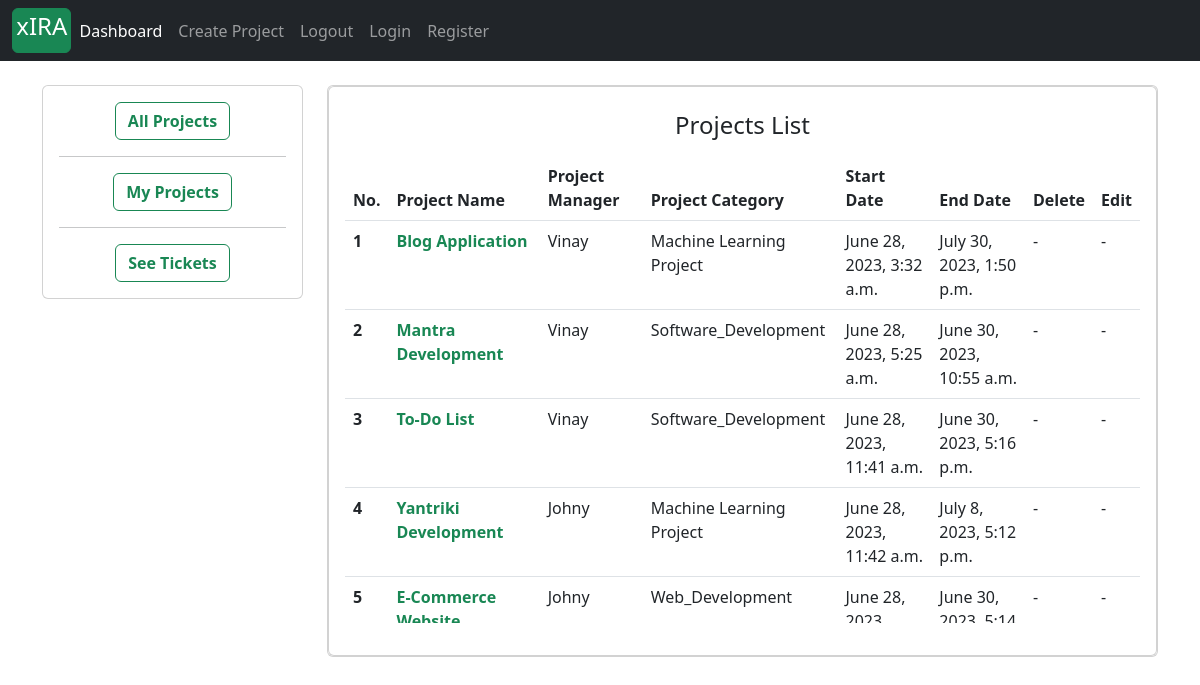
The page /dashboard/ on the database as committed earlier.
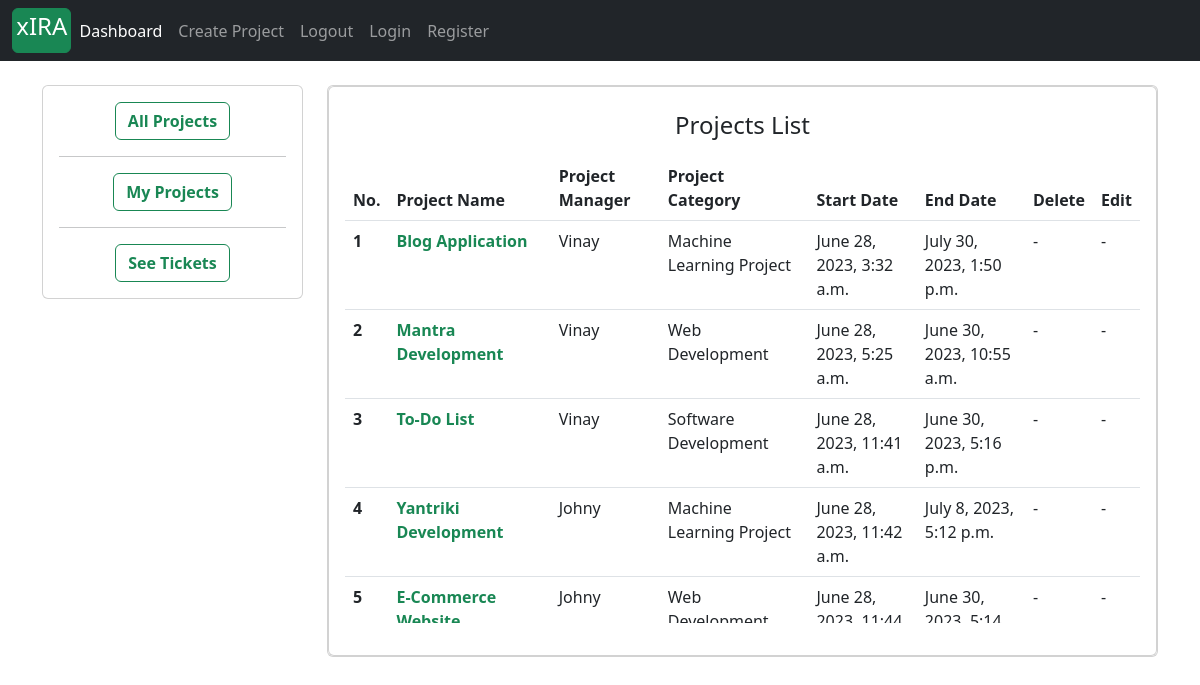
The same page on the database as committed later.
### projects/models.py (models this page shows, shortened)
class Project(models.Model):
    project_name         = models.CharField(max_length=30)
    project_description  = models.TextField(max_length=600, blank=True)
    project_category     = models.CharField(max_length=30, choices=choices)
    project_manager      =  models.ForeignKey(ProjectManager, on_delete=models.SET_NULL, null=True)
    assignees            =  models.ManyToManyField(Account)
    start_date           = models.DateTimeField(auto_now_add=True)
    estimated_end_date   = models.DateTimeField()

### accounts/models.py (models this page shows, shortened)
class ProjectManager(models.Model):
    project_manager = models.OneToOneField(Account, on_delete=models.CASCADE)
    domain          = models.CharField(max_length=40, choices=choices_1)
    def __str__(self):
        return self.project_manager.first_name

class Account(AbstractBaseUser):
    first_name           = models.CharField(max_length=50)
    last_name            = models.CharField(max_length=50)
    work_email           = models.EmailField(max_length=100, unique=True)
    contact_number       = models.CharField(max_length=50)
    work_profile         = models.CharField(max_length=30, choices=choices)
    date_joined     = models.DateTimeField(auto_now_add=True)
    last_login      = models.DateTimeField(auto_now_add=True)
    is_admin        = models.BooleanField(default=False)
    is_staff        = models.BooleanField(default=False)
    is_active        = models.BooleanField(default=False)
    is_superadmin        = models.BooleanField(default=False)
    USERNAME_FIELD = 'work_email'
    REQUIRED_FIELDS = ['first_name', 'last_name']
    objects = MyAccountManager()

### xIRA/views.py (the view)
# urls.py: path('dashboard/', views.dashboard, name='dashboard'),
def dashboard(request, user_id=None):
    if user_id is None:
        projects = Project.objects.all()
    else:
        user_object = Account.objects.get(id=user_id)
        projects = user_object.project_set.all()
    context = {
        'projects': projects,
    }
    return render(request, 'landingPage.html', context)

### projects/context_processors.py (called while the page is built)
def create_project_form(request):
    form = ProjectCreationForm()
    context = {
        'project_creation_form': form
    }
    return context

### templates/landingPage.html
{% extends 'base.html' %}
{% block content %}
<div class="container mt-4">
 <div class="row">
    <div class="col-sm-3" style="">
      <div class="card">
    <div class="card-body text-center">
      <a href="{% url 'dashboard' %}" class="btn btn-outline-success"  style="text-decoration: none"><strong>All Projects</strong></a>
    <hr>
      <a href="{% url 'dashboard' request.user.id %}" class="btn btn-outline-success"  style="text-decoration: none"><strong>My Projects</strong></a>
    <hr>
      <a href="#" class="btn btn-outline-success"  style="text-decoration: none"><strong>See Tickets</strong></a>
    </div>
      </div>
    </div>
    <div class="col-lg" style="">
        <div class="card">
  <div class="card">
    <div class="card-body">
    <table class="table caption-top" style="position: relative;height: 520px;overflow: auto;display: block;" id="project_table">
  <caption><h4 class="text-dark text-center">Projects List</h4></caption>
  <thead>
    <tr>
      <th scope="col">No.</th>
      <th scope="col">
          Project Name
      </th>
      <th scope="col">Project Manager</th>
      <th scope="col">Project Category</th>
      <th scope="col">Start Date</th>
      <th scope="col">End Date</th>
        <th scope="col">Delete</th>
        <th scope="col">Edit</th>
    </tr>
  </thead>
{% for project in projects %}
  <tbody>
    <tr>
      <th scope="row">{{forloop.counter}}</th>
      <td>
              <a href="{% url 'project_detail' project.id %}" style="text-decoration: none" ><strong class="text-success">{{project.project_name}}</strong></a>
      </td>
      <td>
          <a href="{% url 'manager_dashboard' project.project_manager.project_manager.id %}" style="text-decoration: none; color: hotpink;" class="text-dark">{{project.project_manager}}</a>
      </td>
      <td>
      <a href="{% url 'project_category_dashboard' project.project_category|slugify %}" style="text-decoration: none; color: hotpink;" class="text-dark">{{project.project_category}}</a>
      </td>
      <td>{{project.start_date}}</td>
      <td>{{project.estimated_end_date}}</td>
      {% if request.user.is_project_manager and project.project_manager.project_manager == request.user %}
        <td><a href="{% url 'delete_project' project.id %}" style="text-decoration: none; color: hotpink;" class="text-success">Delete</a></td>
        <td><a href="{% url 'edit_project' project.id %}" style="text-decoration: none; color: hotpink;" class="text-success">Edit</a></td>
      {% else %}
        <td>-</td>
        <td>-</td>
      {% endif %}
    </tr>
{% endfor %}
  </tbody>
</table>
      </div>
  </div>
      </div>
        </div>
    </div>
</div>
{% endblock %}

### templates/base.html (shortened to what this page needs)
<!doctype html>
<html lang="en">
  <head>
    <link href="https://cdn.jsdelivr.net/npm/bootstrap@5.3.0/dist/css/bootstrap.min.css" rel="stylesheet">
    <link href="https://cdnjs.cloudflare.com/ajax/libs/font-awesome/6.4.0/css/fontawesome.min.css" rel="stylesheet" type="text/css">
  </head>
        <nav class="navbar navbar-expand-lg navbar-dark bg-dark">
          <div class="container-fluid">
            <button class="btn btn-success" style="--bs-btn-padding-y: .2rem; --bs-btn-padding-x: .2rem; --bs-btn-font-size: .5rem;" href="#"><h4>xIRA</h4></button>
            <div class="collapse navbar-collapse" id="navbarSupportedContent">
              <ul class="navbar-nav me-auto mb-2 mb-lg-0">
                <li class="nav-item">
                  <a class="nav-link active" aria-current="page" href="{% url 'dashboard' %}">Dashboard</a>
                </li>
                <li class="nav-item">
                  <a class="nav-link" type="button"  data-bs-toggle="modal" data-bs-target="#projectCreationModal">Create Project</a>
                </li>
                <li class="nav-item">
                  <a class="nav-link" aria-current="page" href="{% url 'logout' %}">Logout</a>
                </li>
                <li class="nav-item">
                  <a class="nav-link" aria-current="page" href="{% url 'login' %}">Login</a>
                </li>
                <li class="nav-item">
                  <a class="nav-link" aria-current="page" href="{% url 'register' %}">Register</a>
                </li>
              </ul>
            </div>
          </div>
        </nav>
{% block content %}
{% endblock %}
</html>

Rows that differ between the two databases and show on the page:
changed Project "Mantra Development": project_category "Software_Development" → "Web Development"
changed Project "To-Do List": project_category "Software_Development" → "Software Development"
changed Project "E-Commerce…": project_category "Web_Development" → "Web…"
